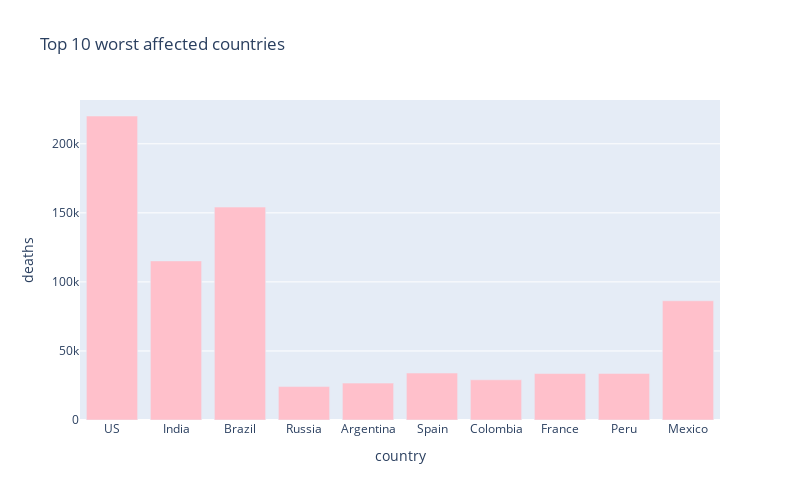

Write notebook code for a chart like this one.
### Markdown cell above
# 10 worst hit countries - Death cases

### Code cell
px.bar(
    sorted_country_df.head(10),
    x = "country",
    y = "deaths",
    title= "Top 10 worst affected countries", # the axis names
    color_discrete_sequence=["pink"], 
    height=500,
    width=800
)

### Figure 1 — Plotly figure (JSON) as saved in the notebook; plotly's stock layout.template omitted (floating-point values rounded to 4 significant figures)
{"data": [{"alignmentgroup": "True", "hovertemplate": "country=%{x}<br>deaths=%{y}<extra></extra>", "legendgroup": "", "marker": {"color": "pink"}, "name": "", "offsetgroup": "", "orientation": "v", "showlegend": false, "textposition": "auto", "type": "bar", "x": ["US", "India", "Brazil", "Russia", "Argentina", "Spain", "Colombia", "France", "Peru", "Mexico"], "xaxis": "x", "y": [220133, 115197, 154176, 24205, 26716, 33992, 29102, 33647, 33759, 86338], "yaxis": "y"}], "layout": {"barmode": "relative", "height": 500, "legend": {"tracegroupgap": 0}, "title": {"text": "Top 10 worst affected countries"}, "width": 800, "xaxis": {"anchor": "y", "domain": [0, 1], "title": {"text": "country"}}, "yaxis": {"anchor": "x", "domain": [0, 1], "title": {"text": "deaths"}}}}
